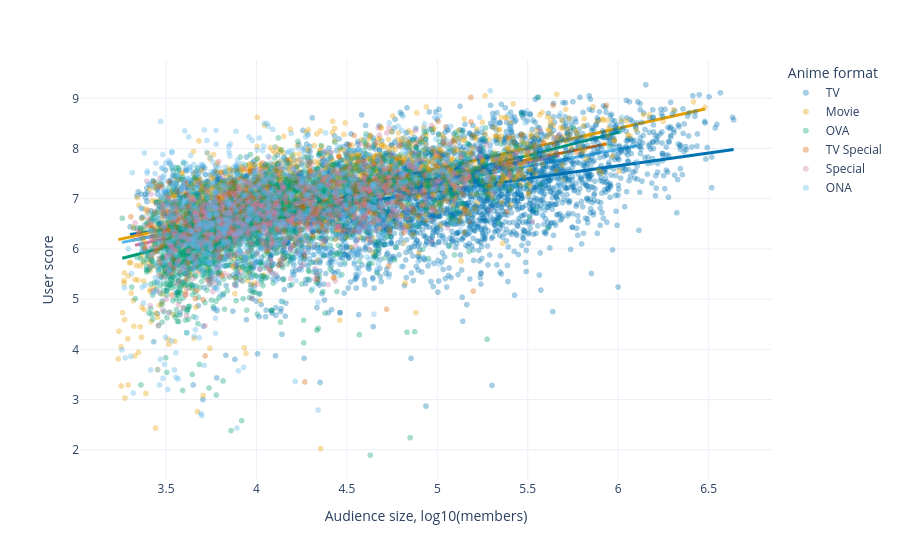

Here is the notebook cell this chart was saved with:
### Code cell
fig.update_traces(
    marker={
        "size": 6
    },
    selector={
        "mode": "markers"
    }
)
